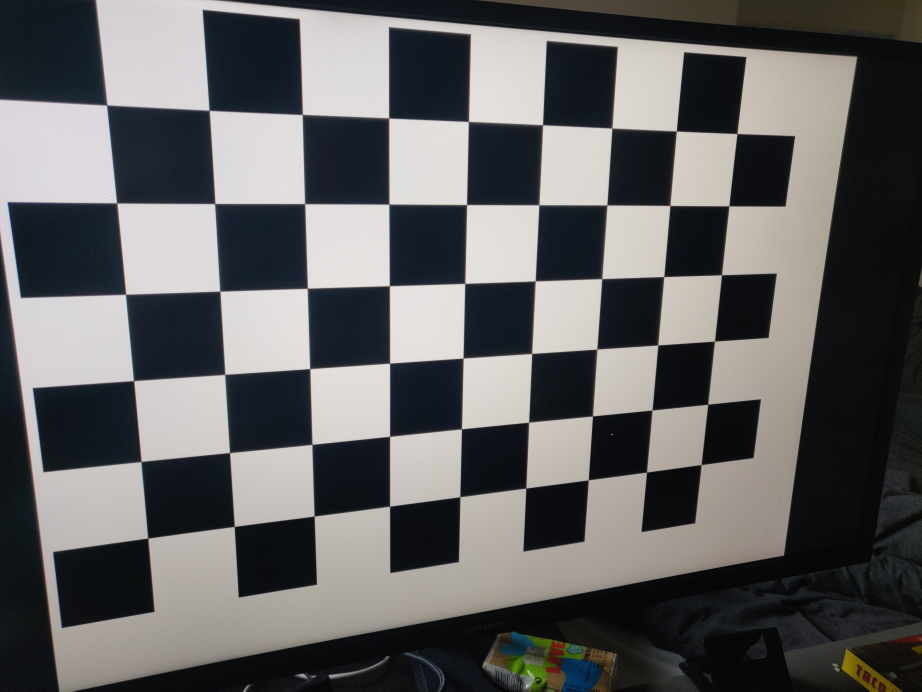
#> input picture 01_StereoVision/01_calibration_images/IMG_20220115_115617.jpg, 4608 x 3456 px (shown at 1/5 size); its folder holds only this picture in this run
$ python cameraCalibration_v2.py
#> lines starting #> are read from the running program, lines starting #| are printed output that depends on the picture; long printed decimals are rounded
### 01_StereoVision/supportFunctions.py
import numpy as np
import glob
import os
from tqdm import tqdm
import cv2 as cv
import matplotlib as plt

# [8 lines left out: function downsampleImage, not called in this run]

# Function to remove all files in given folder:
def cleanFolder(folderPath):
#> called with folderPath = './02_processed_calibration_images/'
    files = glob.glob(folderPath+'*')
    for f in files:
        os.remove(f)

### 01_StereoVision/cameraCalibration_v2.py
# -------------------------------------------------------------------------------------------
#               >> Camera calibration
# -------------------------------------------------------------------------------------------
#
# From:
# https://docs.opencv.org/3.4/dc/dbb/tutorial_py_calibration.html
#
# Setup:
#
# So to find pattern in chess board, we can use the function, cv.findChessboardCorners().
# We also need to pass what kind of pattern we are looking for, like 8x8 grid, 5x5 grid etc.
# In this example, we use 7x6 grid. (Normally a chess board has 8x8 squares and 7x7 internal
# corners). It returns the corner points and retval which will be True if pattern is obtained.
# These corners will be placed in an order (from left-to-right, top-to-bottom)
#
#
# -------------------------------------------------------------------------------------------
import numpy as np
import os
import cv2 as cv
import glob
from tqdm import tqdm
from supportFunctions import cleanFolder
# -------------------------------------------------------------------------------------------
#               >> Settings
# -------------------------------------------------------------------------------------------
# Save images with identified corners drawn
savePlot        = True
# Enable input image scaling (scale factor below)
enableScaling   = True
# Enable compute reprojection error:
computeReprojectionError = True

#Define size of chessboard target.
boardSize = (8,5)

# Process images at scale:
scale_percent = 50

# termination criteria
criteria = (cv.TERM_CRITERIA_EPS + cv.TERM_CRITERIA_MAX_ITER, 30, 0.001)
# -------------------------------------------------------------------------------------------
# prepare object points, like (0,0,0), (1,0,0), (2,0,0) ....,(6,5,0)
objp = np.zeros((boardSize[1]*boardSize[0],3), np.float32)
objp[:,:2] = np.mgrid[0:boardSize[0],0:boardSize[1]].T.reshape(-1,2)

# Arrays to store object points and image points from all the images.
objpoints = [] # 3d point in real world space
imgpoints = [] # 2d points in image plane.

# Flag to inicate that corners have been found
isSuccess       = False
successCounter  = 0
imageIndex      = 0

# Set file paths:
parameterFilePath   = "./03_camera_parameters/"
processedImagePath  = "./02_processed_calibration_images/"
inputFilePath       = "./01_calibration_images/"

# List calibration images:
images = glob.glob(inputFilePath+"*")

# Empty folder for processed images
cleanFolder(processedImagePath)
# Empty folder for calibration parameters:
cleanFolder(parameterFilePath)

for fname in tqdm(images):
    # Load image
    img         = cv.imread(fname)
#> img is the input picture: shape (3456, 4608, 3); mean B, G, R 98.7, 98.3, 98.8
    # Convert image to greyscale
    gray        = cv.cvtColor(img, cv.COLOR_BGR2GRAY)
    # Scale image
    if enableScaling:
        width  = int(gray.shape[1] * scale_percent /100 )
#> width = 2304
        height = int(gray.shape[0] * scale_percent /100 )
#> height = 1728
        dsize = (width, height)
#> dsize = (2304, 1728)
        outputImage = cv.resize(gray, dsize)
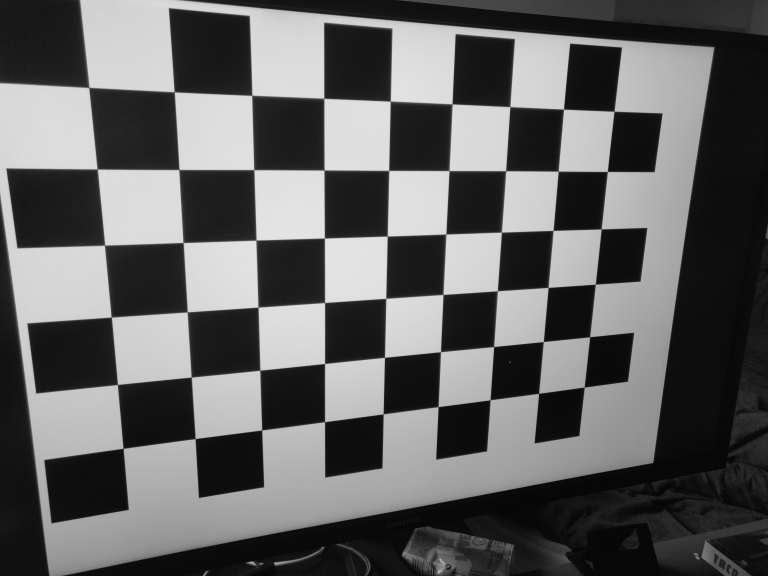
#> outputImage: shape (1728, 2304) (shown at 1/3 size); min 0, max 244, mean 98.6
        outputColor = cv.resize(img, dsize)
    else:
        outputImage = gray
        outputColor = img

    # Print status
    fileName    = fname.split("/")
    fileName    = fileName[-1]
    print('Load: ' + fileName)
    print("Image loaded, Analizying...")

    # Find the chess board corners
    ret, corners = cv.findChessboardCorners(outputImage, boardSize, None)
#> ret = True; corners = 40 rows, first 8: [536.7, 510.7], [761.3, 508.8], [974.5, 510], [1168.1, 513.3], [1348, 512.8], [1517.9, 513.1], [1675, 515.3], [1822.6, 514.9]

    # If found, add object points, image points (after refining them)
    if ret == True:
        objpoints.append(objp)
        imgpoints.append(corners)
        corners2    = cv.cornerSubPix(outputImage,corners, (11,11), (-1,-1), criteria)
#> corners2 = 40 rows, first 8: [537.6, 509.5], [762.5, 509.8], [973.1, 511], [1167.2, 512.1], [1348, 512.6], [1518.1, 513.2], [1675.6, 514.4], [1823.1, 515.4]
        isSuccess   =  True
        successCounter = successCounter + 1
        # Save scaled images with drawn corners
        if savePlot:
            cv.drawChessboardCorners(outputColor, boardSize, corners2, ret)
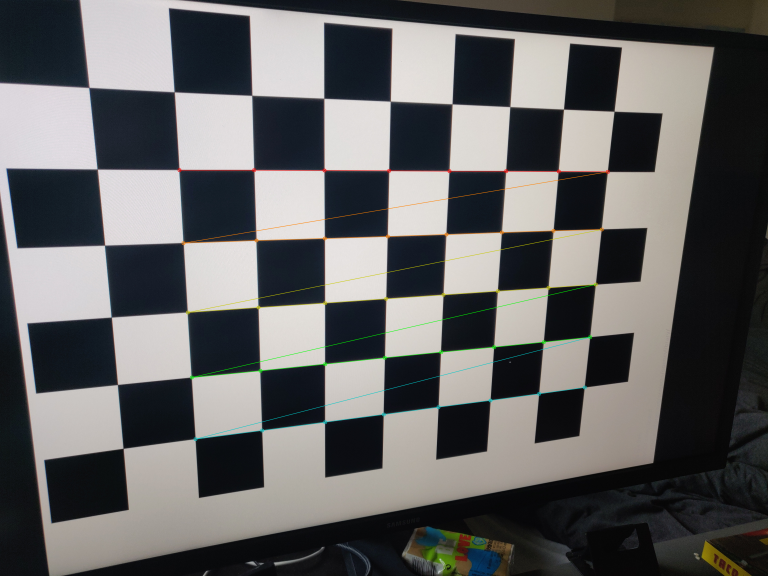
#> outputColor: shape (1728, 2304, 3) (shown at 1/3 size); mean B, G, R 98.5, 98.6, 98.9
            savePath = processedImagePath + fileName
            print("Result images saved to: "+savePath)
            cv.imwrite(savePath, outputColor)
    else:
        print("")
        print(" >> ("+str(imageIndex)+")  No chessboard found.")
        print("")
    imageIndex = imageIndex + 1

print(str(successCounter) + " Images processed. "+str(successCounter/imageIndex * 100)+" percent. ")


if isSuccess:
    # Create camera calibration parameters
    ret, mtx, dist, rvecs, tvecs = cv.calibrateCamera(objpoints, imgpoints, outputImage.shape[::-1], None, None)
#> ret = 0.386; mtx = [[1828.3, 0, 1153.7], [0, 1821.1, 875.6], [0, 0, 1]]; dist = [[0.255, -2.65, -0.000803, -0.00206, 7.71]]; rvecs = ([0.247, -0.335, -0.0203],); tvecs = ([-2.77, -1.65, 8.27],)
    #Save parameters into numpy file
    np.save(parameterFilePath+"ret", ret)
    np.save(parameterFilePath+"K", mtx)
    np.save(parameterFilePath+"dist", dist)
    np.save(parameterFilePath+"rvecs", rvecs)
    np.save(parameterFilePath+"tvecs", tvecs)

    mean_error = 0
    if computeReprojectionError:
        for i in range(len(objpoints)):
            imgpoints2, _ = cv.projectPoints(objpoints[i], rvecs[i], tvecs[i], mtx, dist)
            error = cv.norm(imgpoints[i], imgpoints2, cv.NORM_L2)/len(imgpoints2)
            mean_error += error
#> this loop made 1 pass
#> (error, mean_error) on pass 1: (0.0611, 0.0611)
#> after the loop, mean_error = 0.0611
        print( "Total reprojection error: {}".format(mean_error/len(objpoints)) )
#| Total reprojection error: 0.06107

    print("")
    print(' >>> Camera parameters saved succesfully!)')
    print("")

else:
    print("")
    print(' >>> Calibration failed (No chessboard found)')
    print("")

$ run again, on 01_StereoVision/01_calibration_images/IMG_20220115_115642.jpg
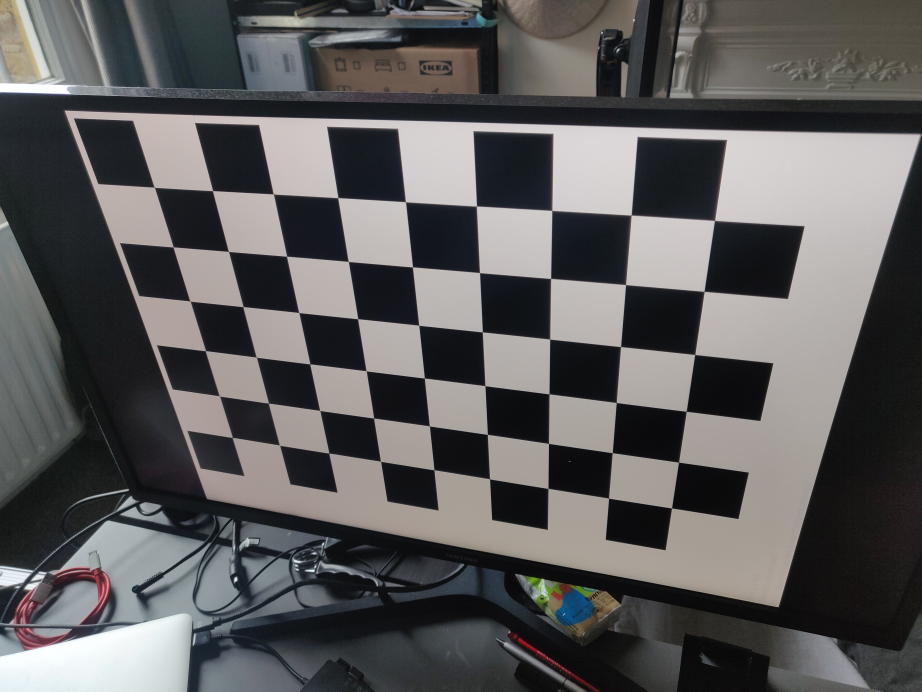
#> input picture 01_StereoVision/01_calibration_images/IMG_20220115_115642.jpg, 4608 x 3456 px (shown at 1/5 size)
#> img is the input picture: shape (3456, 4608, 3); mean B, G, R 91, 90.8, 91.8
#> `outputImage = cv.resize(gray, dsize)`:
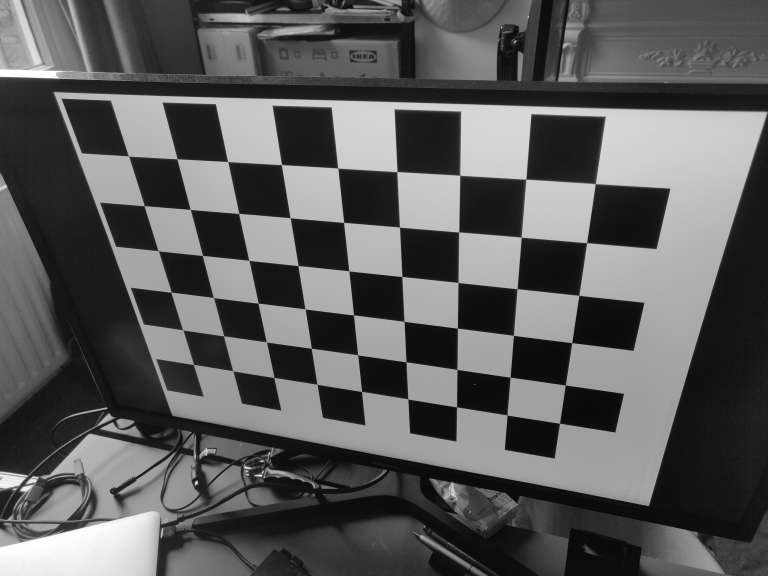
#> outputImage: shape (1728, 2304) (shown at 1/3 size); min 0, max 255, mean 91.3
#> `ret, corners = cv.findChessboardCorners(outputImage, boardSize, None)`: ret = True; corners = 40 rows, first 8: [572, 629], [717.2, 641], [871.4, 654.3], [1032, 667.9], [1199.5, 682.4], [1377.6, 696.9], [1564.6, 712.5], [1760.9, 728.9]
#> corners2 = 40 rows, first 8: [571.8, 629.3], [717.3, 641.3], [871.4, 654.3], [1031.9, 668], [1199.6, 682.3], [1377.4, 696.8], [1564.7, 712.3], [1761, 729.1]
#> `cv.drawChessboardCorners(outputColor, boardSize, corners2, ret)`:
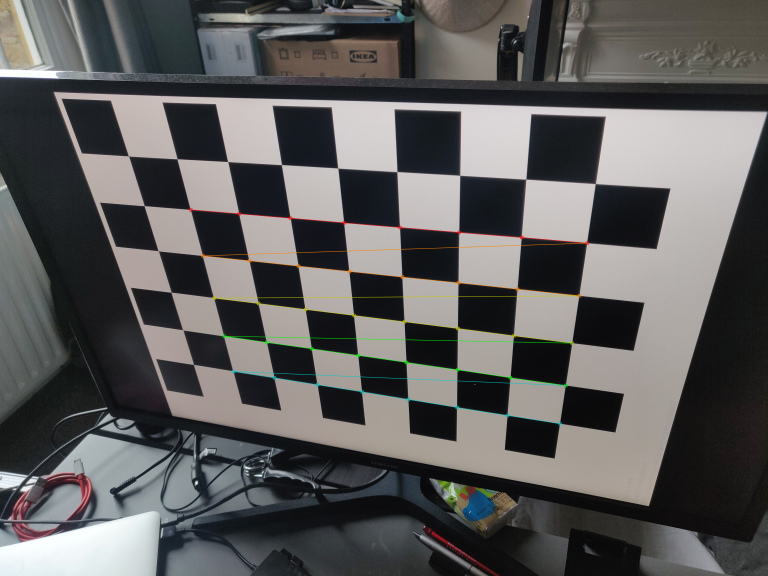
#> outputColor: shape (1728, 2304, 3) (shown at 1/3 size); mean B, G, R 90.9, 91.2, 92.1
#> `ret, mtx, dist, rvecs, tvecs = cv.calibrateCamera(objpoints, imgpoints..`: ret = 0.298; mtx = [[1784.6, 0, 1124.4], [0, 1788.6, 835.2], [0, 0, 1]]; dist = [[0.218, -2.26, 0.000412, -0.00565, 6.7]]; rvecs = ([0.591, 0.298, 0.0197],); tvecs = ([-3.4, -1.27, 11.12],)
#> the loop `for i in range(len(objpoints)):` made 1 pass
#> (error, mean_error) on pass 1: (0.0471, 0.0471)
#> after the loop `for i in range(len(objpoints)):`: mean_error = 0.0471
#| Total reprojection error: 0.04715

$ run again, on 01_StereoVision/01_calibration_images/IMG_20220115_115644.jpg
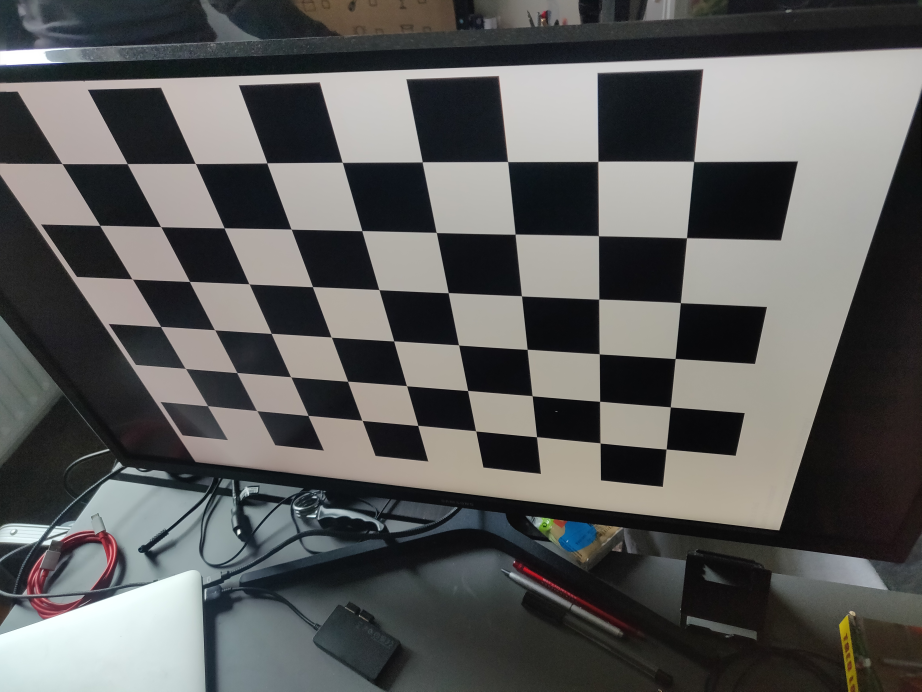
#> input picture 01_StereoVision/01_calibration_images/IMG_20220115_115644.jpg, 4608 x 3456 px (shown at 1/5 size)
#> img is the input picture: shape (3456, 4608, 3); mean B, G, R 90.4, 91.5, 91.4
#> `outputImage = cv.resize(gray, dsize)`:
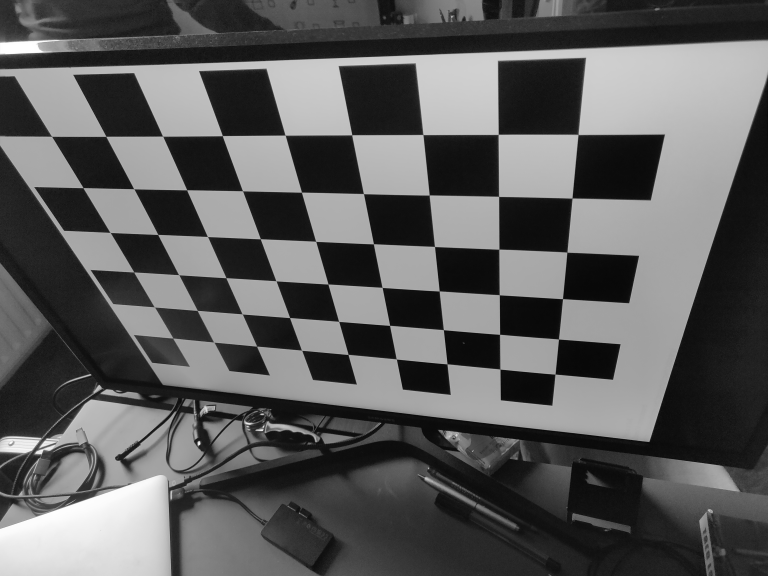
#> outputImage: shape (1728, 2304) (shown at 1/3 size); min 1, max 255, mean 91.5
#> `ret, corners = cv.findChessboardCorners(outputImage, boardSize, None)`: ret = True; corners = 40 rows, first 8: [402.5, 567.4], [561, 570.7], [728.8, 573.7], [905.6, 577.1], [1091.8, 582.4], [1287.9, 586.3], [1496.6, 590.3], [1717.3, 594.8]
#> corners2 = 40 rows, first 8: [402.4, 567.4], [561.1, 570.4], [728.6, 573.5], [905.4, 577.4], [1091.3, 581.8], [1288.5, 586], [1496.8, 590.2], [1717.2, 595.2]
#> `cv.drawChessboardCorners(outputColor, boardSize, corners2, ret)`:
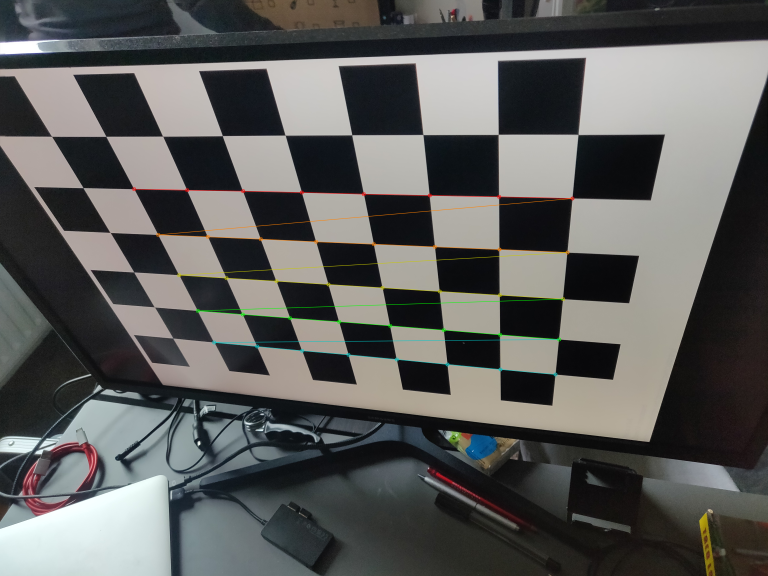
#> outputColor: shape (1728, 2304, 3) (shown at 1/3 size); mean B, G, R 90.2, 91.9, 91.6
#> `ret, mtx, dist, rvecs, tvecs = cv.calibrateCamera(objpoints, imgpoints..`: ret = 0.307; mtx = [[1792.4, 0, 1127.7], [0, 1783.1, 858.6], [0, 0, 1]]; dist = [[0.188, -1.88, 0.000858, -0.00677, 5.29]]; rvecs = ([0.784, 0.281, -0.0493],); tvecs = ([-4.03, -1.63, 10.07],)
#> the loop `for i in range(len(objpoints)):` made 1 pass
#> (error, mean_error) on pass 1: (0.0485, 0.0485)
#> after the loop `for i in range(len(objpoints)):`: mean_error = 0.0485
#| Total reprojection error: 0.04852

$ run again, on 01_StereoVision/01_calibration_images/IMG_20220115_115620.jpg
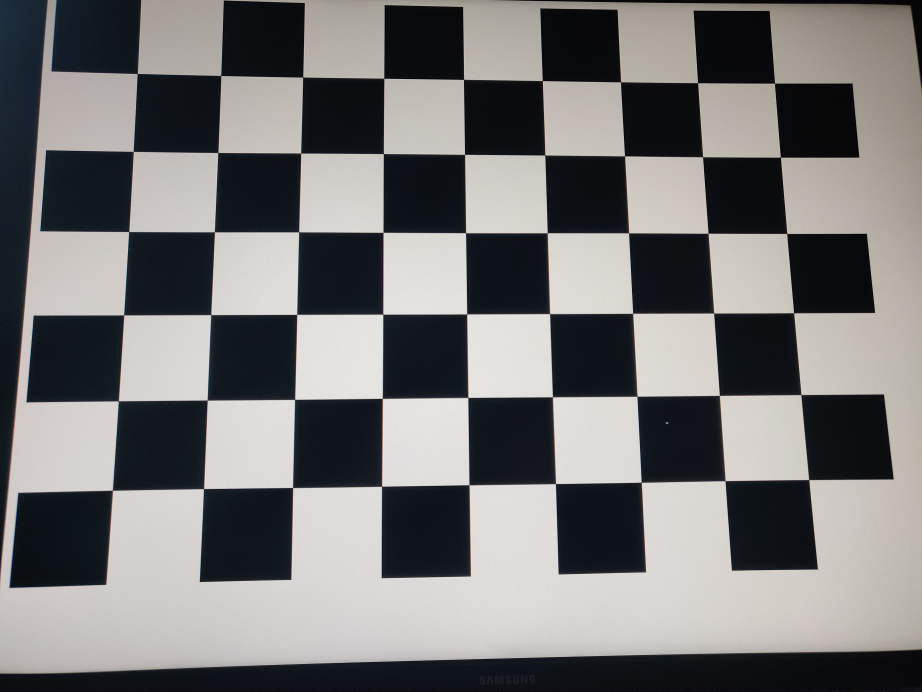
#> input picture 01_StereoVision/01_calibration_images/IMG_20220115_115620.jpg, 4608 x 3456 px (shown at 1/5 size)
#> img is the input picture: shape (3456, 4608, 3); mean B, G, R 118.3, 118.4, 119.2
#> `outputImage = cv.resize(gray, dsize)`:
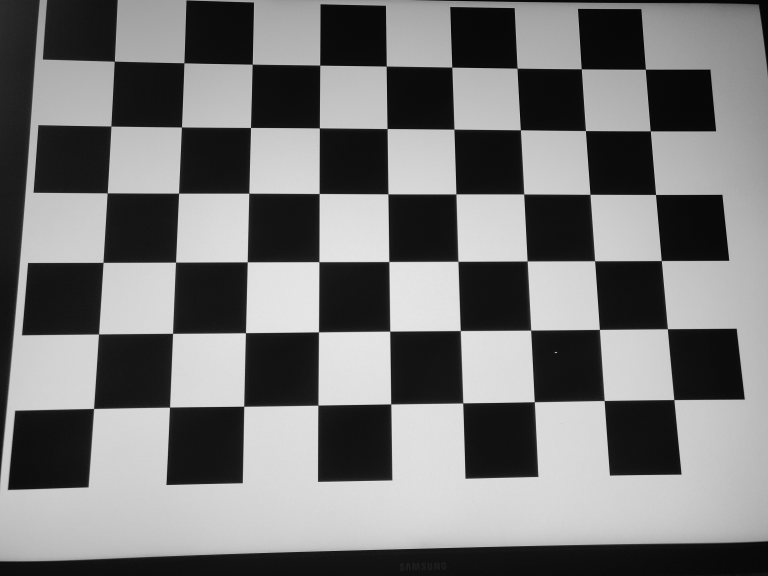
#> outputImage: shape (1728, 2304) (shown at 1/3 size); min 0, max 241, mean 118.7
#> ret = False; corners = None
